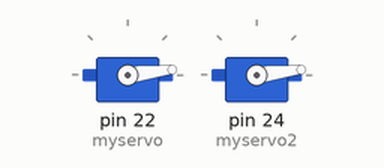
This sketch was run on a simulated Arduino Mega 2560, built with avr-gcc and run on an emulated ATmega2560. On the bench: 2 × servo.

Above: at 0.05 s.
At 0.85 s:
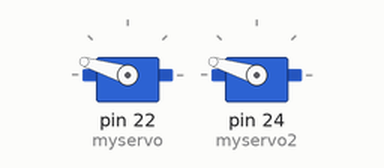
At 1.7 s:
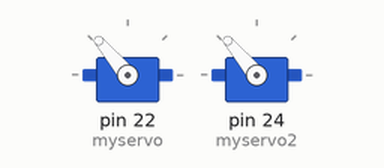
At 3.35 s:
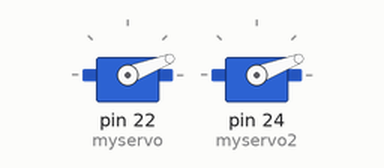
Timing chart, 0 to 8.5 s (numbered marks = the images above):
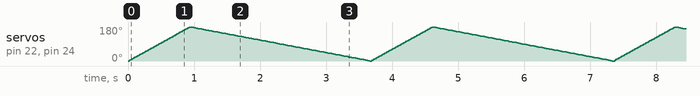

The sketch:

test_servos.ino
```cpp
#include <Servo.h>

Servo myservo;  // Create a Servo object named myservo
Servo myservo2; // Create another Servo object named myservo2

int pos = 0;    // Variable to store the servo position

void setup()
{
  myservo.attach(22);  // Attach the first servo to pin 22
  myservo2.attach(24); // Attach the second servo to pin 24
}

void loop() {
  for (pos = 0; pos <= 180; pos += 1)
  {
    myservo.write(pos);        // Set the position of the first servo
    myservo2.write(pos);       // Set the position of the second servo
    delay(5);                  // Wait for 5 milliseconds
  }
  for (pos = 180; pos >= 0; pos -= 1)
  {
    myservo.write(pos);        // Set the position of the first servo
    myservo2.write(pos);       // Set the position of the second servo
    delay(15);                 // Wait for 15 milliseconds
  }
}
```
